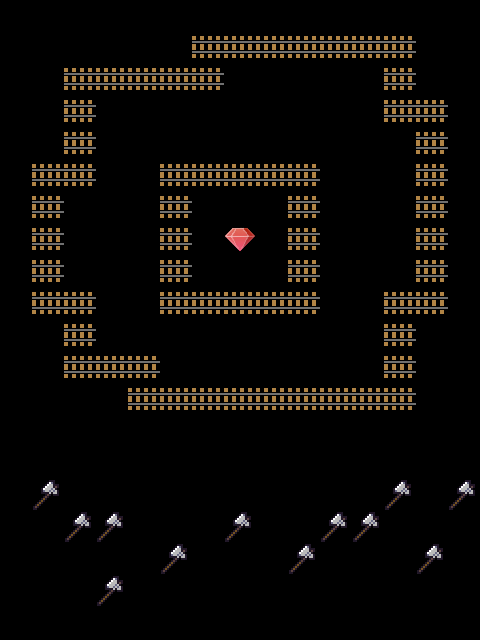

This is a level from a 2D game, rendered from its Tiled map with the project's own tilesets. A one-line summary and the complete map file follow:
An orthogonal 15x20 tile map with 32x32 px tiles, 2 tile layers (Tile Layer 1, Tile Layer 2).

<map version="1.2" tiledversion="1.3.5" orientation="orthogonal" renderorder="right-down" width="15" height="20" tilewidth="32" tileheight="32" infinite="0" nextlayerid="3" nextobjectid="1">
 <editorsettings>
  <export target="1.json" format="json" />
 </editorsettings>
 <tileset firstgid="1" name="boglin" tilewidth="32" tileheight="32" tilecount="3" columns="0">
  <grid orientation="orthogonal" width="1" height="1" />
  <tile id="0">
   <image width="32" height="32" source="../images/straight_rail.png" />
  </tile>
  <tile id="1">
   <image width="32" height="32" source="../images/ruby2.png" />
  </tile>
  <tile id="2">
   <image width="27" height="32" source="../images/axe.png" />
  </tile>
 </tileset>
 <layer id="1" name="Tile Layer 1" width="15" height="20">
  <data encoding="csv">
0,0,0,0,0,0,0,0,0,0,0,0,0,0,0,
0,0,0,0,0,0,1,1,1,1,1,1,1,0,0,
0,0,1,1,1,1,1,0,0,0,0,0,1,0,0,
0,0,1,0,0,0,0,0,0,0,0,0,1,1,0,
0,0,1,0,0,0,0,0,0,0,0,0,0,1,0,
0,1,1,0,0,1,1,1,1,1,0,0,0,1,0,
0,1,0,0,0,1,0,0,0,1,0,0,0,1,0,
0,1,0,0,0,1,0,2,0,1,0,0,0,1,0,
0,1,0,0,0,1,0,0,0,1,0,0,0,1,0,
0,1,1,0,0,1,1,1,1,1,0,0,1,1,0,
0,0,1,0,0,0,0,0,0,0,0,0,1,0,0,
0,0,1,1,1,0,0,0,0,0,0,0,1,0,0,
0,0,0,0,1,1,1,1,1,1,1,1,1,0,0,
0,0,0,0,0,0,0,0,0,0,0,0,0,0,0,
0,0,0,0,0,0,0,0,0,0,0,0,0,0,0,
0,3,0,0,0,0,0,0,0,0,0,0,3,0,3,
0,0,3,3,0,0,0,3,0,0,3,3,0,0,0,
0,0,0,0,0,3,0,0,0,3,0,0,0,3,0,
0,0,0,3,0,0,0,0,0,0,0,0,0,0,0,
0,0,0,0,0,0,0,0,0,0,0,0,0,0,0
</data>
 </layer>
 <layer id="2" name="Tile Layer 2" width="15" height="20">
  <data encoding="csv">
0,0,0,0,0,0,0,0,0,0,0,0,0,0,0,
0,0,0,0,0,0,0,0,0,0,0,0,0,0,0,
0,0,0,0,0,0,0,0,0,0,0,0,0,0,0,
0,0,0,0,0,0,0,0,0,0,0,0,0,0,0,
0,0,0,0,0,0,0,0,0,0,0,0,0,0,0,
0,0,0,0,0,0,0,0,0,0,0,0,0,0,0,
0,0,0,0,0,0,0,0,0,0,0,0,0,0,0,
0,0,0,0,0,0,0,0,0,0,0,0,0,0,0,
0,0,0,0,0,0,0,0,0,0,0,0,0,0,0,
0,0,0,0,0,0,0,0,0,0,0,0,0,0,0,
0,0,0,0,0,0,0,0,0,0,0,0,0,0,0,
0,0,0,0,0,0,0,0,0,0,0,0,0,0,0,
0,0,0,0,0,0,0,0,0,0,0,0,0,0,0,
0,0,0,0,0,0,0,0,0,0,0,0,0,0,0,
0,0,0,0,0,0,0,0,0,0,0,0,0,0,0,
0,0,0,0,0,0,0,0,0,0,0,0,0,0,0,
0,0,0,0,0,0,0,0,0,0,0,0,0,0,0,
0,0,0,0,0,0,0,0,0,0,0,0,0,0,0,
0,0,0,0,0,0,0,0,0,0,0,0,0,0,0,
0,0,0,0,0,0,0,0,0,0,0,0,0,0,0
</data>
 </layer>
</map>